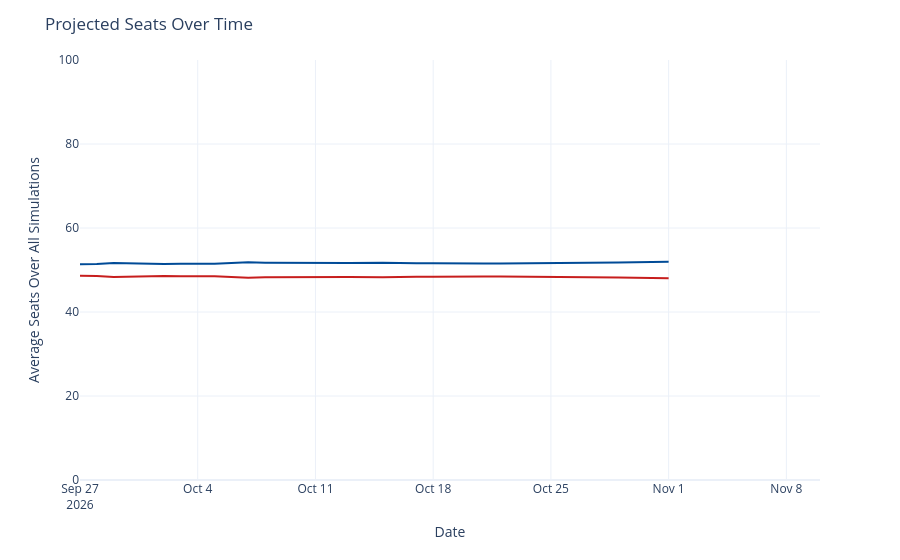

Here is the notebook cell this chart was saved with:
### Code cell
seats_over_time = output_ts[(output_ts['geo'] == 'US Senate') &
                             (output_ts['type'] == 'seats')]
seats_over_time['rep_seats'] = seats_over_time['y'].map(lambda x: 100 - x)
seats_over_time = seats_over_time.rename({'y': 'Democrats', 'rep_seats': 'Republicans'}, axis=1)
seats_time_ser = px.line(seats_over_time, x='date', y=['Democrats', 'Republicans'], template='plotly_white',
                        color_discrete_map={'Democrats': '#004b97', 'Republicans': '#c71e1d'},)
seats_time_ser.update_traces(hovertemplate="%{y:.1f}")
seats_time_ser.update_layout(
    xaxis=dict(range=[pd.to_datetime('2026-09-27'), pd.to_datetime('2026-11-10')]),
    yaxis=dict(range=[0, 100]),
    xaxis_title='Date',
    yaxis_title='Average Seats Over All Simulations',
    title=dict(text="Projected Seats Over Time"),
    hovermode="x",
    showlegend=False
)
seats_time_ser

### Figure 1 — Plotly figure (JSON) as saved in the notebook; plotly's stock layout.template omitted (floating-point values rounded to 4 significant figures)
{"data": [{"hovertemplate": "%{y:.1f}", "legendgroup": "Democrats", "line": {"color": "#004b97", "dash": "solid"}, "marker": {"symbol": "circle"}, "mode": "lines", "name": "Democrats", "orientation": "v", "showlegend": true, "type": "scatter", "x": ["2026-09-27", "2026-09-28", "2026-09-29", "2026-09-30", "2026-10-01", "2026-10-02", "2026-10-03", "2026-10-04", "2026-10-05", "2026-10-06", "2026-10-07", "2026-10-08", "2026-10-09", "2026-10-10", "2026-10-11", "2026-10-12", "2026-10-13", "2026-10-15", "2026-10-16", "2026-10-17", "2026-10-18", "2026-10-19", "2026-10-20", "2026-10-21", "2026-10-22", "2026-10-23", "2026-10-24", "2026-10-25", "2026-10-26", "2026-10-27", "2026-10-29", "2026-10-30", "2026-10-31", "2026-11-01"], "xaxis": "x", "y": [51.35, 51.4, 51.64, 51.51, 51.41, 51.42, 51.47, 51.47, 51.48, 51.68, 51.82, 51.75, 51.71, 51.62, 51.6, 51.62, 51.64, 51.74, 51.6, 51.58, 51.61, 51.53, 51.53, 51.56, 51.57, 51.59, 51.63, 51.62, 51.69, 51.7, 51.78, 51.87, 51.93, 51.99], "yaxis": "y"}, {"hovertemplate": "%{y:.1f}", "legendgroup": "Republicans", "line": {"color": "#c71e1d", "dash": "solid"}, "marker": {"symbol": "circle"}, "mode": "lines", "name": "Republicans", "orientation": "v", "showlegend": true, "type": "scatter", "x": ["2026-09-27", "2026-09-28", "2026-09-29", "2026-09-30", "2026-10-01", "2026-10-02", "2026-10-03", "2026-10-04", "2026-10-05", "2026-10-06", "2026-10-07", "2026-10-08", "2026-10-09", "2026-10-10", "2026-10-11", "2026-10-12", "2026-10-13", "2026-10-15", "2026-10-16", "2026-10-17", "2026-10-18", "2026-10-19", "2026-10-20", "2026-10-21", "2026-10-22", "2026-10-23", "2026-10-24", "2026-10-25", "2026-10-26", "2026-10-27", "2026-10-29", "2026-10-30", "2026-10-31", "2026-11-01"], "xaxis": "x", "y": [48.65, 48.6, 48.36, 48.49, 48.59, 48.58, 48.53, 48.53, 48.52, 48.32, 48.18, 48.25, 48.29, 48.38, 48.4, 48.38, 48.36, 48.26, 48.4, 48.42, 48.39, 48.47, 48.47, 48.44, 48.43, 48.41, 48.37, 48.38, 48.31, 48.3, 48.22, 48.13, 48.07, 48.01], "yaxis": "y"}], "layout": {"hovermode": "x", "legend": {"title": {"text": "variable"}, "tracegroupgap": 0}, "margin": {"t": 60}, "showlegend": false, "title": {"text": "Projected Seats Over Time"}, "xaxis": {"anchor": "y", "domain": [0, 1], "range": ["2026-09-27T00:00:00", "2026-11-10T00:00:00"], "title": {"text": "Date"}}, "yaxis": {"anchor": "x", "domain": [0, 1], "range": [0, 100], "title": {"text": "Average Seats Over All Simulations"}}}}
